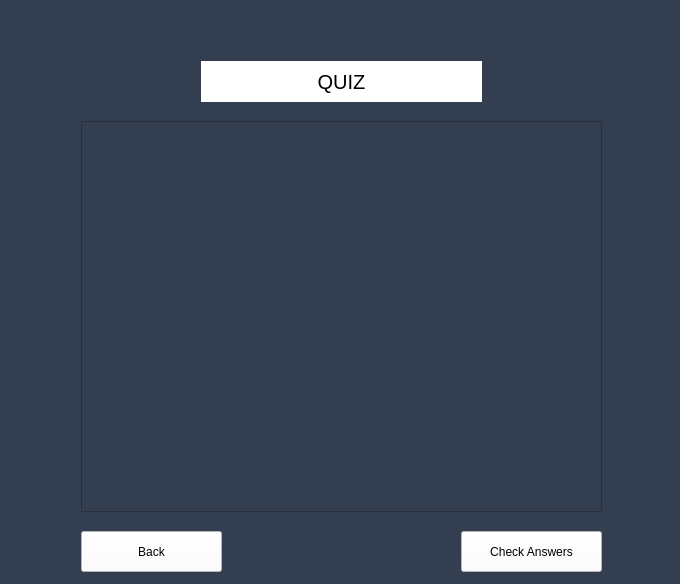
<?xml version="1.0" encoding="UTF-8"?>
<ui version="4.0">
 <class>QuizWindow</class>
 <widget class="QDialog" name="QuizWindow">
  <property name="geometry">
   <rect>
    <x>0</x>
    <y>0</y>
    <width>680</width>
    <height>584</height>
   </rect>
  </property>
  <property name="windowTitle">
   <string>Dialog</string>
  </property>
  <property name="styleSheet">
   <string notr="true">background-color: rgb(51, 63, 80)</string>
  </property>
  <layout class="QGridLayout" name="gridLayout">
   <item row="0" column="0">
    <widget class="QStackedWidget" name="stackedWidget">
     <property name="currentIndex">
      <number>3</number>
     </property>
     <widget class="QWidget" name="pageHome">
      <widget class="QPushButton" name="btnTakeQuiz">
       <property name="geometry">
        <rect>
         <x>260</x>
         <y>170</y>
         <width>141</width>
         <height>41</height>
        </rect>
       </property>
       <property name="styleSheet">
        <string notr="true">background-color: rgb(255, 255, 255);</string>
       </property>
       <property name="text">
        <string>Quiz</string>
       </property>
      </widget>
      <widget class="QPushButton" name="btnSetting">
       <property name="geometry">
        <rect>
         <x>260</x>
         <y>250</y>
         <width>141</width>
         <height>41</height>
        </rect>
       </property>
       <property name="styleSheet">
        <string notr="true">background-color: rgb(255, 255, 255); </string>
       </property>
       <property name="text">
        <string>Setting</string>
       </property>
      </widget>
      <widget class="QPushButton" name="btnLogout">
       <property name="geometry">
        <rect>
         <x>260</x>
         <y>330</y>
         <width>141</width>
         <height>41</height>
        </rect>
       </property>
       <property name="styleSheet">
        <string notr="true">background-color: rgb(255, 255, 255);</string>
       </property>
       <property name="text">
        <string>LogOut</string>
       </property>
      </widget>
      <widget class="QLabel" name="label">
       <property name="geometry">
        <rect>
         <x>190</x>
         <y>60</y>
         <width>281</width>
         <height>41</height>
        </rect>
       </property>
       <property name="font">
        <font>
         <pointsize>15</pointsize>
        </font>
       </property>
       <property name="styleSheet">
        <string notr="true">background-color: rgb(255, 255, 255);</string>
       </property>
       <property name="text">
        <string>QUIZ APP</string>
       </property>
       <property name="alignment">
        <set>Qt::AlignCenter</set>
       </property>
      </widget>
     </widget>
     <widget class="QWidget" name="pageSetting">
      <widget class="QPushButton" name="btnChgFont">
       <property name="geometry">
        <rect>
         <x>250</x>
         <y>190</y>
         <width>161</width>
         <height>41</height>
        </rect>
       </property>
       <property name="styleSheet">
        <string notr="true">background-color: rgb(255, 255, 255);</string>
       </property>
       <property name="text">
        <string>Change Font</string>
       </property>
      </widget>
      <widget class="QPushButton" name="btnChgBgColor">
       <property name="geometry">
        <rect>
         <x>250</x>
         <y>270</y>
         <width>161</width>
         <height>41</height>
        </rect>
       </property>
       <property name="styleSheet">
        <string notr="true">background-color: rgb(255, 255, 255);</string>
       </property>
       <property name="text">
        <string>Change Background Color</string>
       </property>
      </widget>
      <widget class="QPushButton" name="btnBack">
       <property name="geometry">
        <rect>
         <x>250</x>
         <y>350</y>
         <width>161</width>
         <height>41</height>
        </rect>
       </property>
       <property name="styleSheet">
        <string notr="true">background-color: rgb(255, 255, 255);</string>
       </property>
       <property name="text">
        <string>Back</string>
       </property>
      </widget>
      <widget class="QLabel" name="label_2">
       <property name="geometry">
        <rect>
         <x>190</x>
         <y>60</y>
         <width>281</width>
         <height>41</height>
        </rect>
       </property>
       <property name="font">
        <font>
         <pointsize>15</pointsize>
        </font>
       </property>
       <property name="styleSheet">
        <string notr="true">background-color: rgb(255, 255, 255);</string>
       </property>
       <property name="text">
        <string>SETTING PAGE</string>
       </property>
       <property name="alignment">
        <set>Qt::AlignCenter</set>
       </property>
      </widget>
     </widget>
     <widget class="QWidget" name="pageQuizSubjects">
      <widget class="QLabel" name="label_3">
       <property name="geometry">
        <rect>
         <x>190</x>
         <y>60</y>
         <width>281</width>
         <height>41</height>
        </rect>
       </property>
       <property name="font">
        <font>
         <pointsize>15</pointsize>
        </font>
       </property>
       <property name="styleSheet">
        <string notr="true">background-color: rgb(255, 255, 255);</string>
       </property>
       <property name="text">
        <string>SELECT SUBJECT FOR QUIZ</string>
       </property>
       <property name="alignment">
        <set>Qt::AlignCenter</set>
       </property>
      </widget>
      <widget class="QPushButton" name="btnBiology">
       <property name="geometry">
        <rect>
         <x>250</x>
         <y>150</y>
         <width>161</width>
         <height>41</height>
        </rect>
       </property>
       <property name="styleSheet">
        <string notr="true">background-color: rgb(255, 255, 255);</string>
       </property>
       <property name="text">
        <string>Biology</string>
       </property>
      </widget>
      <widget class="QPushButton" name="btnComputing">
       <property name="geometry">
        <rect>
         <x>250</x>
         <y>210</y>
         <width>161</width>
         <height>41</height>
        </rect>
       </property>
       <property name="styleSheet">
        <string notr="true">background-color: rgb(255, 255, 255);</string>
       </property>
       <property name="text">
        <string>Computing</string>
       </property>
      </widget>
      <widget class="QPushButton" name="btnCustom">
       <property name="geometry">
        <rect>
         <x>250</x>
         <y>270</y>
         <width>161</width>
         <height>41</height>
        </rect>
       </property>
       <property name="styleSheet">
        <string notr="true">background-color: rgb(255, 255, 255);</string>
       </property>
       <property name="text">
        <string>Custom</string>
       </property>
      </widget>
      <widget class="QPushButton" name="btnGeography">
       <property name="geometry">
        <rect>
         <x>250</x>
         <y>330</y>
         <width>161</width>
         <height>41</height>
        </rect>
       </property>
       <property name="styleSheet">
        <string notr="true">background-color: rgb(255, 255, 255);</string>
       </property>
       <property name="text">
        <string>Geography</string>
       </property>
      </widget>
      <widget class="QPushButton" name="btnBack_2">
       <property name="geometry">
        <rect>
         <x>250</x>
         <y>480</y>
         <width>161</width>
         <height>41</height>
        </rect>
       </property>
       <property name="styleSheet">
        <string notr="true">background-color: rgb(255, 255, 255);</string>
       </property>
       <property name="text">
        <string>Back</string>
       </property>
      </widget>
     </widget>
     <widget class="QWidget" name="pageQuiz">
      <widget class="QLabel" name="lblQuizTitle">
       <property name="geometry">
        <rect>
         <x>190</x>
         <y>50</y>
         <width>281</width>
         <height>41</height>
        </rect>
       </property>
       <property name="font">
        <font>
         <pointsize>15</pointsize>
        </font>
       </property>
       <property name="styleSheet">
        <string notr="true">background-color: rgb(255, 255, 255);</string>
       </property>
       <property name="text">
        <string>QUIZ</string>
       </property>
       <property name="alignment">
        <set>Qt::AlignCenter</set>
       </property>
      </widget>
      <widget class="QScrollArea" name="scrollAreaQuiz">
       <property name="geometry">
        <rect>
         <x>70</x>
         <y>110</y>
         <width>521</width>
         <height>391</height>
        </rect>
       </property>
       <property name="verticalScrollBarPolicy">
        <enum>Qt::ScrollBarAsNeeded</enum>
       </property>
       <property name="horizontalScrollBarPolicy">
        <enum>Qt::ScrollBarAsNeeded</enum>
       </property>
       <property name="sizeAdjustPolicy">
        <enum>QAbstractScrollArea::AdjustToContents</enum>
       </property>
       <property name="widgetResizable">
        <bool>true</bool>
       </property>
       <widget class="QWidget" name="scrollAreaWidgetContents">
        <property name="geometry">
         <rect>
          <x>0</x>
          <y>0</y>
          <width>519</width>
          <height>389</height>
         </rect>
        </property>
       </widget>
      </widget>
      <widget class="QPushButton" name="btnBack_3">
       <property name="geometry">
        <rect>
         <x>70</x>
         <y>520</y>
         <width>141</width>
         <height>41</height>
        </rect>
       </property>
       <property name="styleSheet">
        <string notr="true">background-color: rgb(255, 255, 255);</string>
       </property>
       <property name="text">
        <string>Back</string>
       </property>
      </widget>
      <widget class="QPushButton" name="btnCheckAnswers">
       <property name="geometry">
        <rect>
         <x>450</x>
         <y>520</y>
         <width>141</width>
         <height>41</height>
        </rect>
       </property>
       <property name="styleSheet">
        <string notr="true">background-color: rgb(255, 255, 255);</string>
       </property>
       <property name="text">
        <string>Check Answers</string>
       </property>
      </widget>
     </widget>
    </widget>
   </item>
  </layout>
 </widget>
 <resources/>
 <connections/>
</ui>
